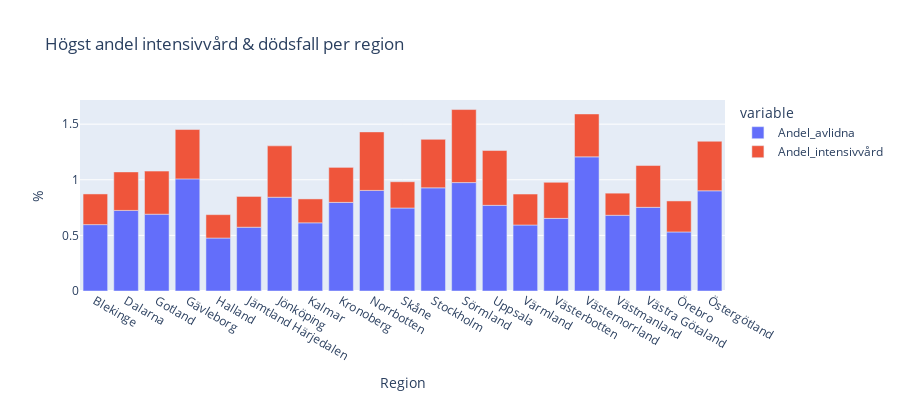

Write notebook code for a chart like this one.
### Code cell
data = {'Region': ['Blekinge', 'Dalarna', 'Gotland', 'Gävleborg', 'Halland', 'Jämtland Härjedalen',
                   'Jönköping', 'Kalmar', 'Kronoberg', 'Norrbotten', 'Skåne', 'Stockholm',
                   'Sörmland', 'Uppsala', 'Värmland', 'Västerbotten', 'Västernorrland',
                   'Västmanland', 'Västra Götaland', 'Örebro', 'Östergötland'],
        'Totalt_antal_fall': [30829, 75091, 11874, 74803, 108822, 34347, 89662, 62810, 51460,
                              50755, 346727, 606611, 67918, 93746, 69277, 60186, 56224, 78438,
                              444278, 98929, 98793],
        'Totalt_antal_intensivvårdade': [85, 260, 46, 332, 229, 95, 414, 135, 162, 267, 819, 2645,
                                          446, 462, 193, 195, 217, 156, 1670, 276, 440],
        'Totalt_antal_avlidna': [184, 544, 82, 754, 518, 197, 756, 385, 410, 459, 2587, 5626,
                                 662, 722, 411, 393, 678, 534, 3342, 525, 890]}

covid_cases_region = pd.DataFrame(data)

# Calculate the percentage of deaths and intensive care cases
covid_cases_region['Andel_avlidna'] = (covid_cases_region['Totalt_antal_avlidna'] / covid_cases_region['Totalt_antal_fall']) * 100
covid_cases_region['Andel_intensivvård'] = (covid_cases_region['Totalt_antal_intensivvårdade'] / covid_cases_region['Totalt_antal_fall']) * 100

# Find the region with the highest percentage of deaths and intensive care cases
highest_death_percentage = covid_cases_region.loc[covid_cases_region['Andel_avlidna'].idxmax()]['Region']
highest_intensive_care_percentage = covid_cases_region.loc[covid_cases_region['Andel_intensivvård'].idxmax()]['Region']

fig_region = px.bar(covid_cases_region, x='Region', y=['Andel_avlidna', 'Andel_intensivvård'],
             title='Högst andel intensivvård & dödsfall per region',
             labels={'value': '%'},
             height=400)

print("Region med flest avlidna: ", highest_death_percentage)
print("Region med flest patienter i intensivvård: ", highest_intensive_care_percentage)

fig_region.show()

html_path_kpi4 = "../Labb/Visualiseringar/KPI_4.html"
fig_region.write_html(html_path_kpi4)

### Figure 1 — Plotly figure (JSON) as saved in the notebook; plotly's stock layout.template omitted (floating-point values rounded to 4 significant figures)
{"data": [{"alignmentgroup": "True", "hovertemplate": "variable=Andel_avlidna<br>Region=%{x}<br>%=%{y}<extra></extra>", "legendgroup": "Andel_avlidna", "marker": {"color": "#636efa", "pattern": {"shape": ""}}, "name": "Andel_avlidna", "offsetgroup": "Andel_avlidna", "orientation": "v", "showlegend": true, "textposition": "auto", "type": "bar", "x": ["Blekinge", "Dalarna", "Gotland", "Gävleborg", "Halland", "Jämtland Härjedalen", "Jönköping", "Kalmar", "Kronoberg", "Norrbotten", "Skåne", "Stockholm", "Sörmland", "Uppsala", "Värmland", "Västerbotten", "Västernorrland", "Västmanland", "Västra Götaland", "Örebro", "Östergötland"], "xaxis": "x", "y": [0.5968, 0.7245, 0.6906, 1.008, 0.476, 0.5736, 0.8432, 0.613, 0.7967, 0.9043, 0.7461, 0.9274, 0.9747, 0.7702, 0.5933, 0.653, 1.206, 0.6808, 0.7522, 0.5307, 0.9009], "yaxis": "y"}, {"alignmentgroup": "True", "hovertemplate": "variable=Andel_intensivvård<br>Region=%{x}<br>%=%{y}<extra></extra>", "legendgroup": "Andel_intensivvård", "marker": {"color": "#EF553B", "pattern": {"shape": ""}}, "name": "Andel_intensivvård", "offsetgroup": "Andel_intensivvård", "orientation": "v", "showlegend": true, "textposition": "auto", "type": "bar", "x": ["Blekinge", "Dalarna", "Gotland", "Gävleborg", "Halland", "Jämtland Härjedalen", "Jönköping", "Kalmar", "Kronoberg", "Norrbotten", "Skåne", "Stockholm", "Sörmland", "Uppsala", "Värmland", "Västerbotten", "Västernorrland", "Västmanland", "Västra Götaland", "Örebro", "Östergötland"], "xaxis": "x", "y": [0.2757, 0.3462, 0.3874, 0.4438, 0.2104, 0.2766, 0.4617, 0.2149, 0.3148, 0.5261, 0.2362, 0.436, 0.6567, 0.4928, 0.2786, 0.324, 0.386, 0.1989, 0.3759, 0.279, 0.4454], "yaxis": "y"}], "layout": {"barmode": "relative", "height": 400, "legend": {"title": {"text": "variable"}, "tracegroupgap": 0}, "title": {"text": "Högst andel intensivvård & dödsfall per region"}, "xaxis": {"anchor": "y", "domain": [0, 1], "title": {"text": "Region"}}, "yaxis": {"anchor": "x", "domain": [0, 1], "title": {"text": "%"}}}}
